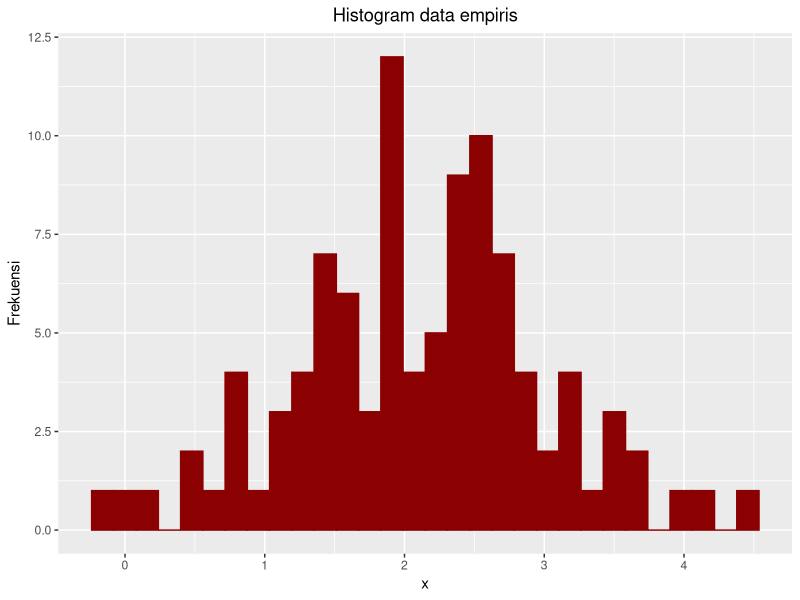
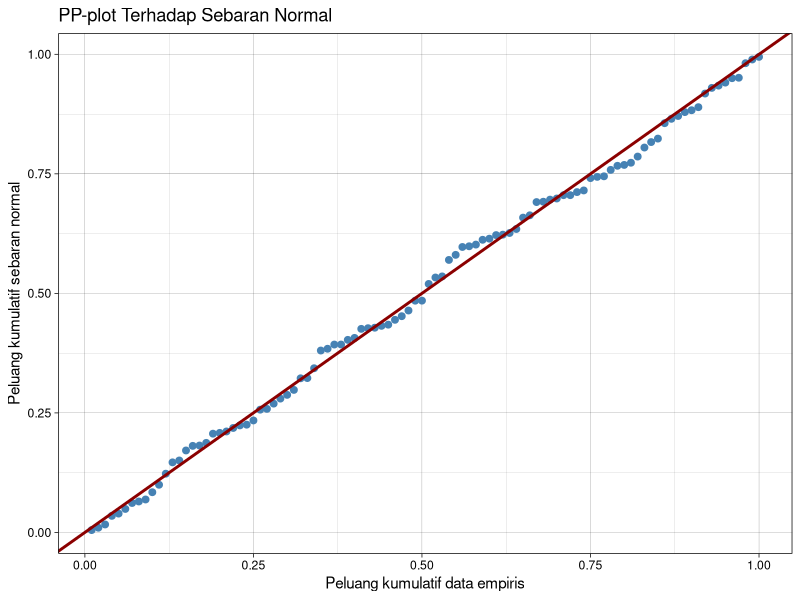
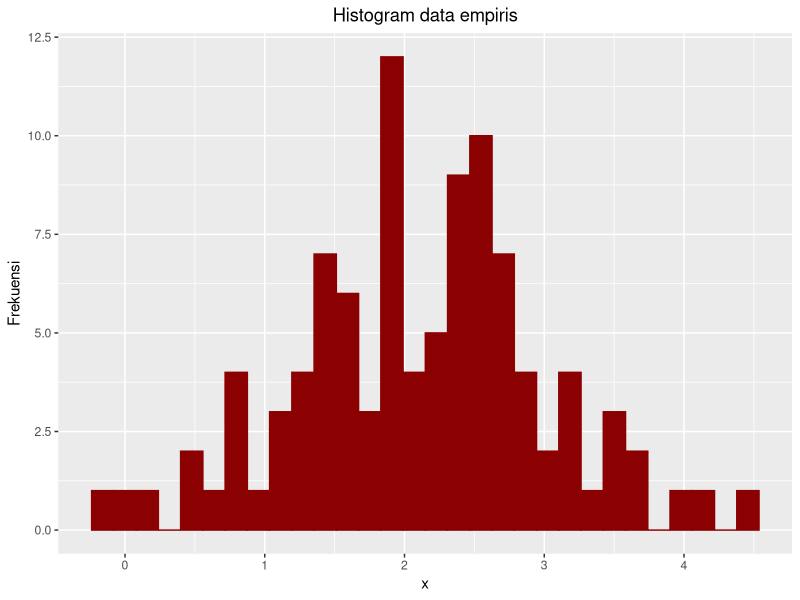
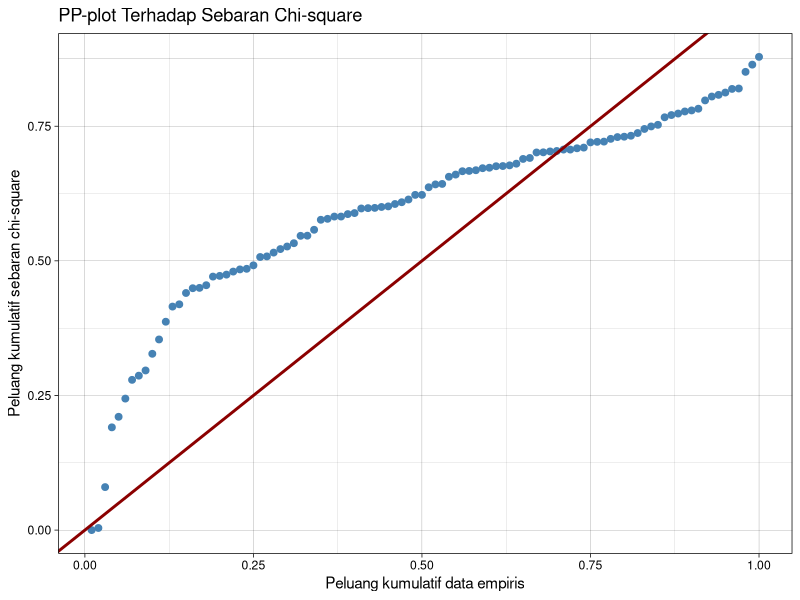
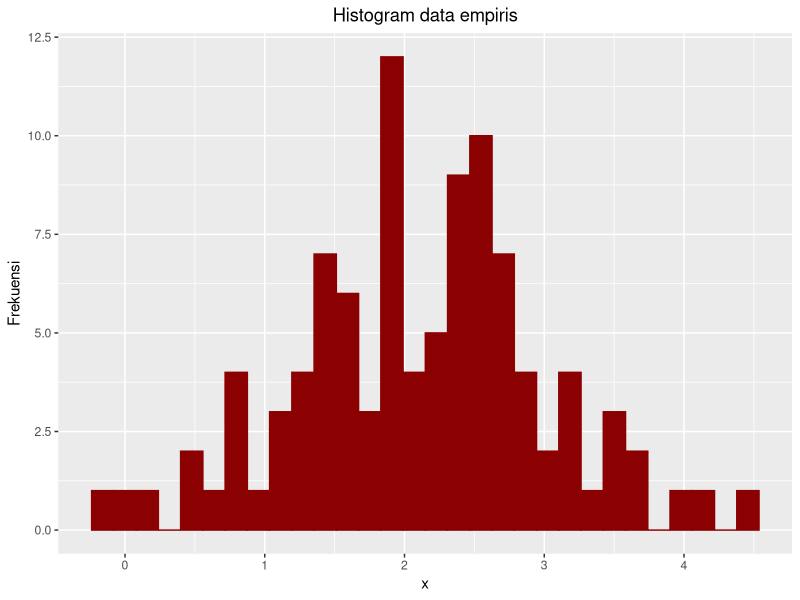
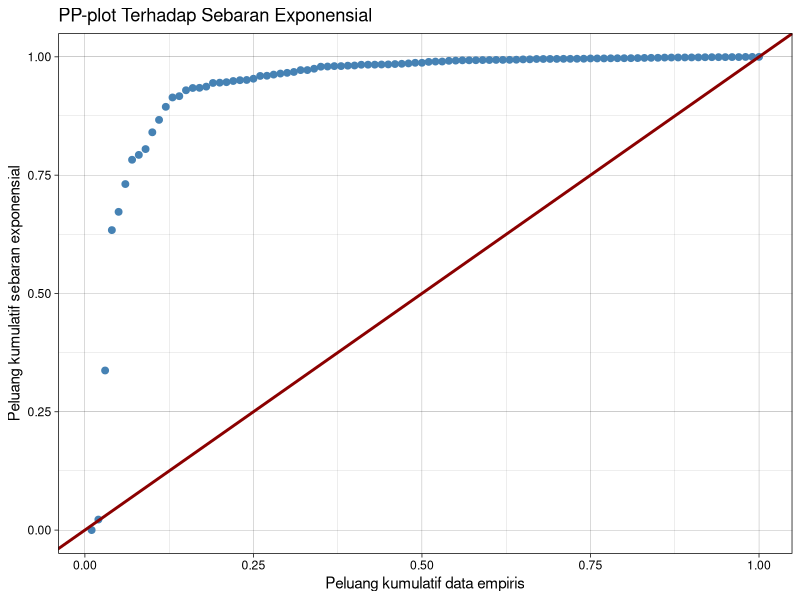
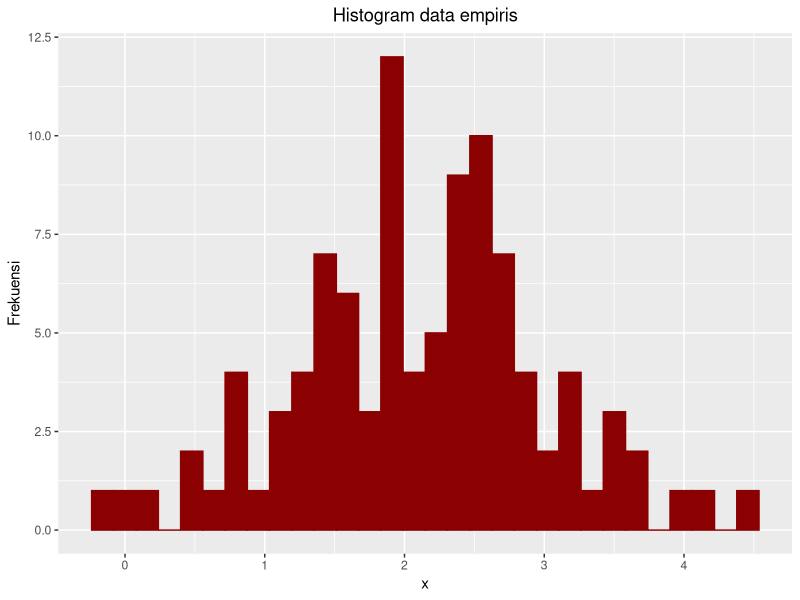
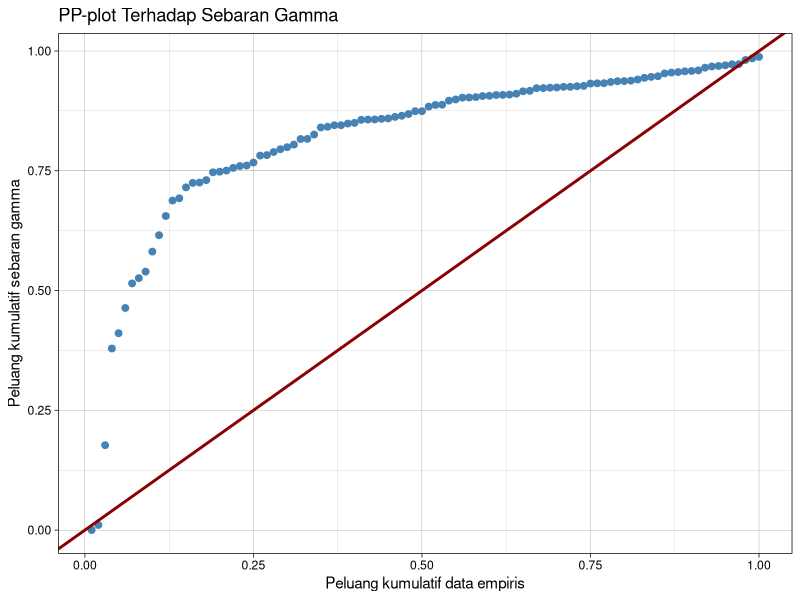

Write R code to recreate these figures, in order.
## ---- chunk 1
knitr::opts_chunk$set(echo = TRUE)
## ---- chunk 2
#Membangktikan data (ex: menyebar normal)
set.seed(1)
x<-rnorm(100,mean=2, sd=1)
x<-sort(x) #mengurutkan data empiris dari yang terkecil
i<-seq(1:length(x))
df<-data.frame(i,x)
m<-mean(x)
s<-sd(x)
n<-length(x)
head(df, 10)
## ---- chunk 3
#Memeriksa data duplikat
library(dplyr)
uniqe_x<-distinct(df,x)
dim(uniqe_x) #semua data unik, banyak data unik sama dengan banyak data yang dibangkitkan
## ---- chunk 4
#Peluang kumulatif data empiris
cdf_x<-0
sum=0
for(i in 1:n){
  sum=sum+(1/n)
  cdf_x[i]<-sum
}
df$cdf_x<-cdf_x
head(df, 10)
## ---- chunk 5
#Peluang kumulatif sebaran teoritis (Normal)
cdf_normal<-pnorm(df$x, mean=m, sd=s)
#atau dapat menggunakan sebaran normal baku
z_score<-(df$x-m)/s
cdf_norm<-pnorm(z_score, mean=0, sd=1)

df$cdf_norm<-cdf_norm
head(df, 10)
## ---- chunk 6
library(ggplot2)
histogram<-ggplot(df) +
  geom_histogram(aes(x = x),fill="darkred",col="darkred") +
  ggtitle("Histogram data empiris") +
  ylab("Frekuensi") +
  xlab("x") + 
  theme(plot.title = element_text(hjust = 0.5))

pp_norm<-ggplot(df) +
  geom_point(aes(x = cdf_x,y = cdf_norm),
             color="steelblue",size=2) +
  ggtitle("PP-plot Terhadap Sebaran Normal") +
  ylab("Peluang kumulatif sebaran normal") +
  xlab("Peluang kumulatif data empiris") + 
  theme(plot.title = element_text(hjust = 0.5))+
  theme_linedraw()+
  geom_abline(intercept = 0, slope = 1, col="darkred", lwd=1)

par(mfrow=c(1,2))
histogram
pp_norm
## ---- chunk 7
#Peluang kumulatif sebaran teoritis (Chi-square)
cdf_chisq<-pchisq(df$x, df=m)
df$cdf_chisq<-cdf_chisq
head(df,10)
## ---- chunk 8
pp_chisq<-ggplot(df) +
  geom_point(aes(x = cdf_x,y = cdf_chisq),
             color="steelblue",size=2) +
  ggtitle("PP-plot Terhadap Sebaran Chi-square") +
  ylab("Peluang kumulatif sebaran chi-square") +
  xlab("Peluang kumulatif data empiris") + 
  theme(plot.title = element_text(hjust = 0.5))+
  theme_linedraw()+
  geom_abline(intercept = 0, slope = 1, col="darkred", lwd=1)

par(mfrow=c(1,2))
histogram
pp_chisq
## ---- chunk 9
#Peluang kumulatif sebaran teoritis (Eksponensial)
cdf_exp<-pexp(df$x, rate=m)
df$cdf_exp<-cdf_exp
head(df,10)
## ---- chunk 10
pp_exp<-ggplot(df) +
  geom_point(aes(x = cdf_x,y = cdf_exp),
             color="steelblue",size=2) +
  ggtitle("PP-plot Terhadap Sebaran Exponensial") +
  ylab("Peluang kumulatif sebaran exponensial") +
  xlab("Peluang kumulatif data empiris") + 
  theme(plot.title = element_text(hjust = 0.5))+
  theme_linedraw()+
  geom_abline(intercept = 0, slope = 1, col="darkred", lwd=1)

par(mfrow=c(1,2))
histogram
pp_exp
## ---- chunk 11
#Peluang kumulatif sebaran teoritis (Gamma)
cdf_gamma<-pgamma(df$x, shape = 1, rate = 1) #alfa=1, beta=1
df$cdf_gamma<-cdf_gamma
head(df,10)

## ---- chunk 12
pp_gamma<-ggplot(df) +
  geom_point(aes(x = cdf_x,y = cdf_gamma),
             color="steelblue",size=2) +
  ggtitle("PP-plot Terhadap Sebaran Gamma") +
  ylab("Peluang kumulatif sebaran gamma") +
  xlab("Peluang kumulatif data empiris") + 
  theme(plot.title = element_text(hjust = 0.5))+
  theme_linedraw()+
  geom_abline(intercept = 0, slope = 1, col="darkred", lwd=1)

par(mfrow=c(1,2))
histogram
pp_gamma
## ---- chunk 13
par(mfrow=c(2,2))
pp_norm
pp_chisq
pp_exp
pp_gamma
